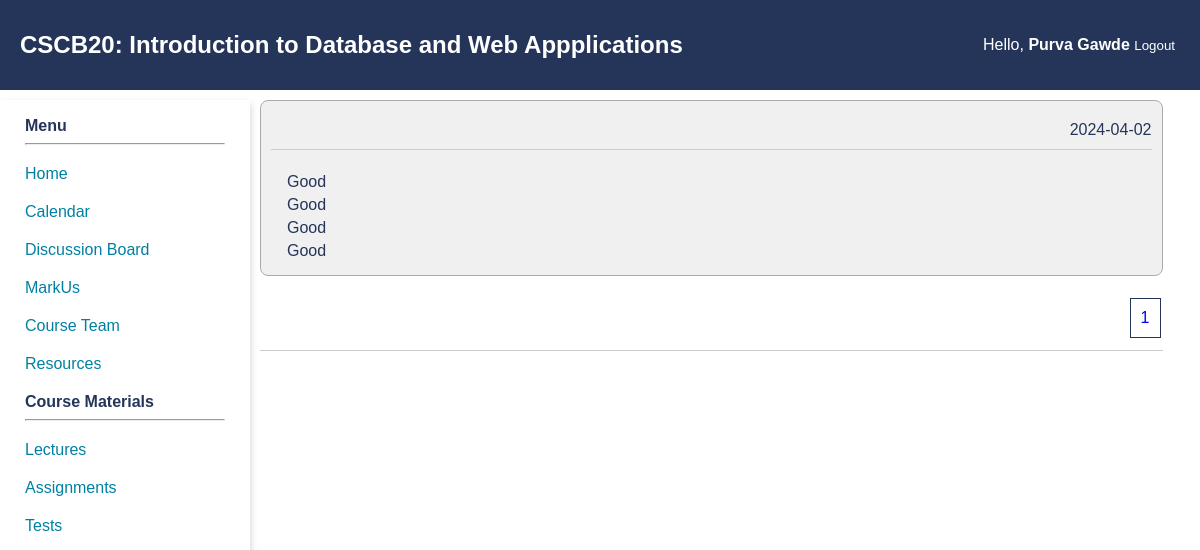
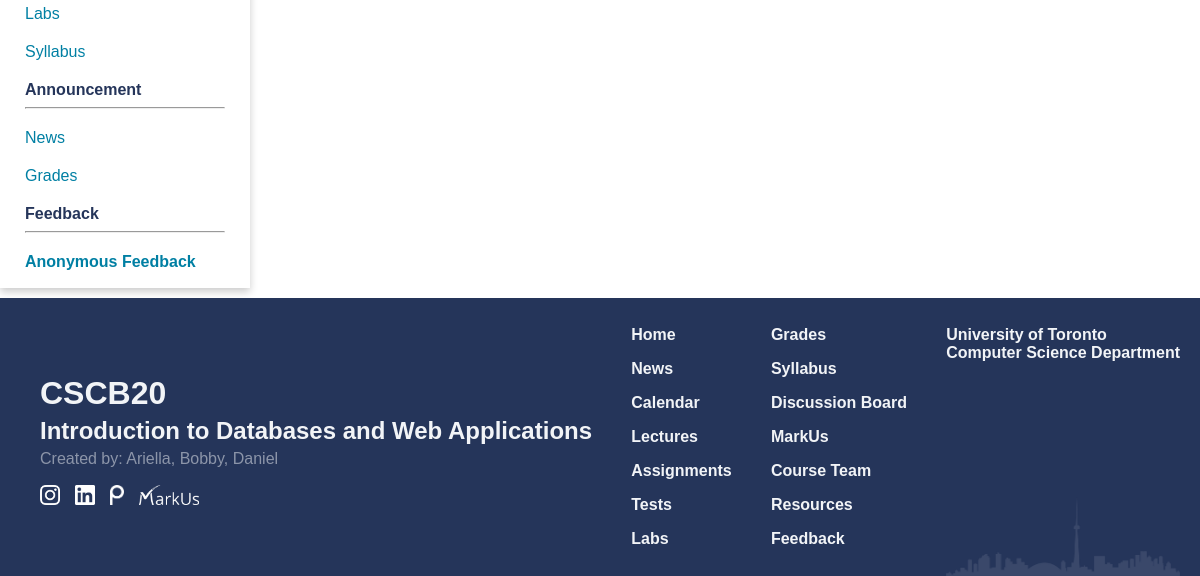
/feedback (signed in), run on an earlier commit of the app's database (2 pictures, top to bottom).
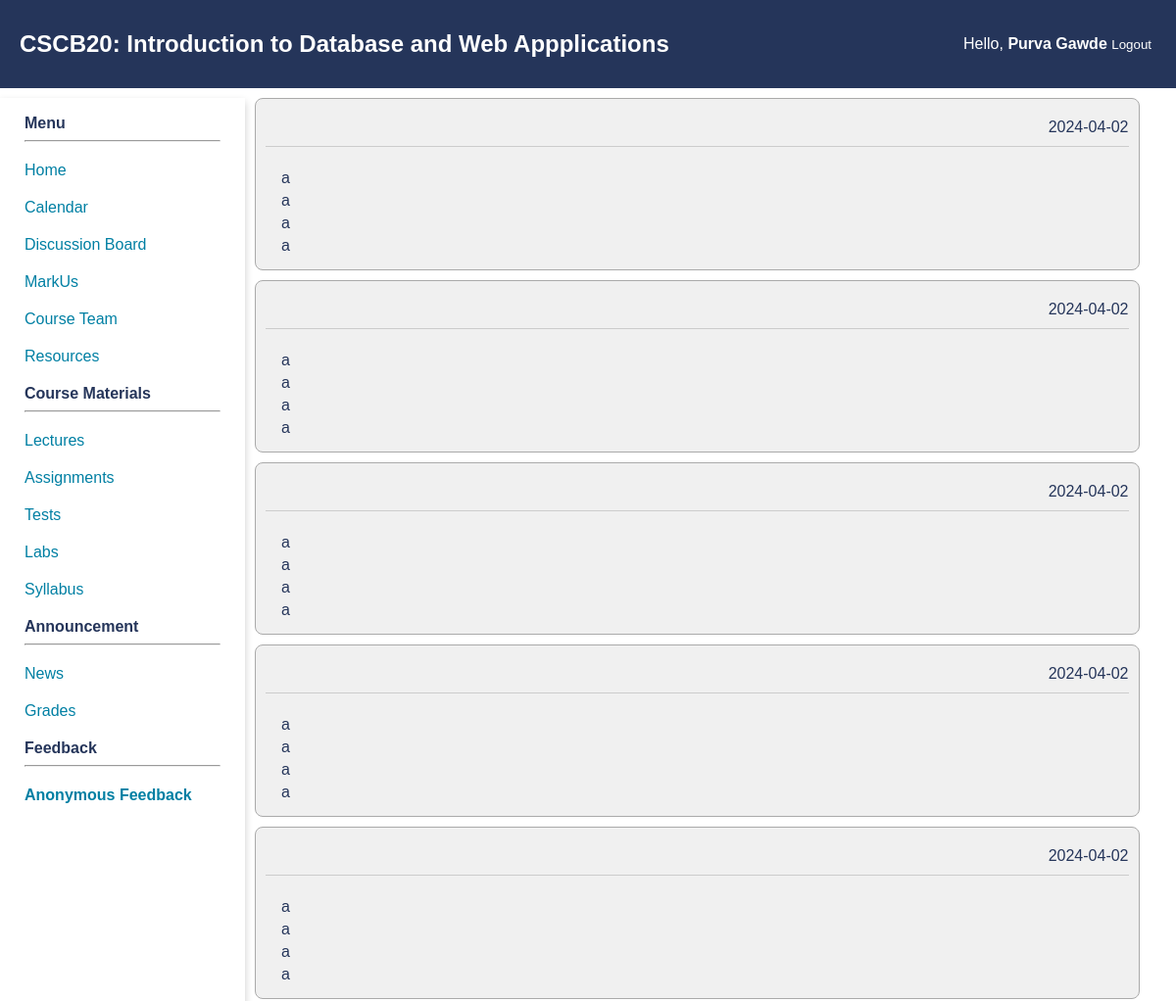
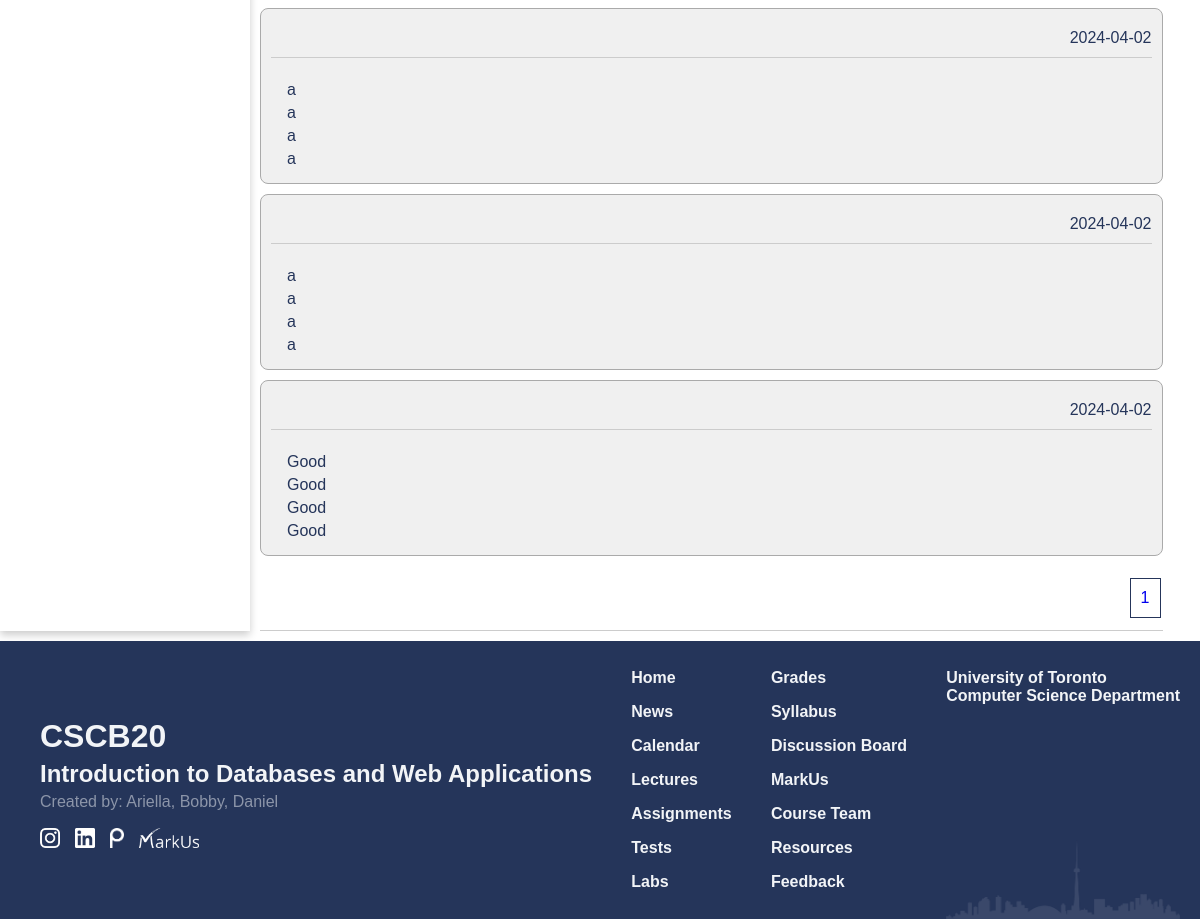
And on a later commit of the database (2 pictures, top to bottom).
### app.py (models this page shows)
class Feedback(db.Model):
    id = db.Column(db.Integer, primary_key = True)
    feedback1 = db.Column(db.Text)
    feedback2 = db.Column(db.Text)
    feedback3 = db.Column(db.Text)
    feedback4 = db.Column(db.Text)
    instructor_id = db.Column(db.Integer, db.ForeignKey('instructor.id'), nullable = False)
    date_created = db.Column(db.Date, default = datetime.utcnow)

### app.py (the view, shortened to what this page needs)
@app.route("/feedback", methods = ["GET", "POST"])
def feedback():
    if not isStudent(session) and not isInstructor(session):
        return redirect('/')
    if request.method == "GET":
        if isStudent(session):
            instructors = Instructor.query.all()
            return render_template("feedback.html", feedback = True, instructors = instructors)
        if isInstructor(session):
            lst_feedbacks = db.paginate(Feedback.query.order_by(Feedback.id.desc()).filter(Feedback.instructor_id == session["instructor_id"]))
            lst_pagination = lst_feedbacks.iter_pages()
            return render_template("feedback_view.html", feedback = True, lst_feedbacks = lst_feedbacks, lst_pagination = lst_pagination)

### app.py (called while the page is built)
def isInstructor(identity):
    if "auth" in identity and identity["auth"] == 'Instructor':
        return True
    return False

def isStudent(identity):
    if "auth" in identity and identity["auth"] == 'Student':
        return True
    return False

### templates/feedback_view.html (shortened to what this page needs)
{% extends 'home_template.html' %}
{% block extra_css %}
<link href="{{ url_for('static', filename='css/news.css') }}" rel="stylesheet" type="text/css">
{% endblock %}
{% block content %}
<main class="news">
    {% for feedbacks in lst_feedbacks %}
    <div class="box">
        <div class="title-flex">
            <div class="flex-1"></div>
            <div class="flex-2">
                {{ feedbacks.date_created }}
            </div>
        </div>
        <br>
        <div class="announcement">
            <p>
                {{ feedbacks.feedback1 }}
            </p>
            <p>
                {{ feedbacks.feedback2 }}
            </p>
            <p>
                {{ feedbacks.feedback3 }}
            </p>
            <p>
                {{ feedbacks.feedback4 }}
            </p>
        </div>
    </div>
    {% endfor %}
    <div class="title-flex">
        <div class="flex-1"></div>
        <div class="flex-2">
            <table>
                <tr>
                    {% for pagination in lst_pagination %}
                    {% if pagination != None %}
                    <td> <a href="/feedback?page={{ pagination }}&per_page=5">{{ pagination }}</a> </td>
                    {% else %}
                    <td> ... </td>
                    {% endif %}
                    {% endfor %}
                </tr>
            </table>
        </div>
    </div>
</main>
{% endblock %}

### templates/home_template.html (shortened to what this page needs)
<!DOCTYPE html>
<html lang="en">
<head>
  <link href="{{ url_for('static', filename='css/navbar.css') }}" rel="stylesheet" type="text/css">
  <link href="{{ url_for('static', filename='css/footer.css') }}" rel="stylesheet" type="text/css">
  <link href="{{ url_for('static', filename='css/index.css') }}" rel="stylesheet" type="text/css">
    {% block extra_css %}
    {% endblock %}
</head>
<body id="top">
  <header>
    <div class="header-flex">
      <div class="header-flex-1 title"><a href="/" class="title">CSCB20<span class="big-screen">: Introduction to Database and Web
          Appplications</span></a></div>
        <div class="header-flex-2">
          {% if "auth" in session %}
          <div>Hello, <b>{{ session["name"] }}</b></div>
          <small><div><a href="/logout" style="padding: 0;">Logout</a></div></small>
          {% else %}
          <a href="/login"> Login </a>
          {% endif %}
        </div>
    </div>
  </header>
  <div class="container">
    <nav class="nav-card">
      <div class="card">
        <div class="nav-container">
          <div class ="nav-subtitle">
            <b>Menu</b>
            <hr>
          </div>
          <ul class="nav-list">
            <li> <a href="/" >Home</a></li>
            {% if "auth" in session %}
            <li> <a href="/calendar" >Calendar</a></li>
              <li> <a href="https://piazza.com/class/lqy466htv8g5xb" target="_blank">Discussion Board </a></li>
            <li> <a href="https://markus2.utsc.utoronto.ca/courses/20" target="_blank">MarkUs </a></li>
            <li> <a href="/team" >Course Team </a></li>
          <li> <a href="/resources" >Resources</a></li>
          </ul>
            <div class ="nav-subtitle">
              <b>Course Materials</b>
              <hr>
            </div>
            <ul class ="nav-list">
            <li> <a href="/lectures" >Lectures </a></li>
            <li> <a href="/assignments" >Assignments </a></li>
            <li> <a href="/tests" > Tests </a></li>
            <li> <a href="/labs" >Labs </a></li>
            <li> <a href="{{ url_for('static', filename = 'pdf/mock.pdf' ) }}" target="_blank">Syllabus </a></li>
            </ul>
            <div class ="nav-subtitle">
              <b>Announcement</b>
              <hr>
            </div>
            <ul class="nav-list">
            <li> <a href="/news" >News </a></li>
            <li> <a href="/grades" >Grades </a></li>
              <div class ="nav-subtitle">
                <b>Feedback</b>
                <hr>
              </div>
              </ul>
              <ul class="nav-list">
              <li> <a {% if 'auth' in session and session['auth'] == 'Instructor' %}
                href="/feedback?page=1&per_page=5"
                {% else %}
                href="/feedback"
                {% endif %}
                {% if feedback %}
                style = "font-weight: bold;"
              {% endif %}>Anonymous Feedback </a></li>
            {% endif %}
          </ul>
        </div>
      </div>
    </nav>
    {% block content %}
    {% endblock %}
    <footer class="footer">
      <div class="footer-1">
        <div class="footer-heading" style="font-size: 2rem;">CSCB20</div>
        <div class="footer-heading" style="font-size: 1.5rem;">Introduction to Databases and Web Applications</div>
        <div style="font-weight: 500; opacity: 50%;">Created by:
          <a href="https://www.linkedin.com/in/ariellasiahaan/" target="_blank">Ariella,</a>
          <a href="https://www.linkedin.com/in/bobby-adi-salim/" target="_blank">Bobby,</a>
          <a href="https://www.linkedin.com/in/danielstevanus/" target="_blank">Daniel</a>
        </div>
        <div class="icons">
          <a href="https://www.instagram.com/utsccms/" target="_blank"><img src="{{ url_for('static', filename = 'images/Instagram_Glyph_White.png' ) }} "
              alt="I" style="height:20px"></a>
          <a href="https://www.linkedin.com/company/utsccms/" target="_blank"><img src="{{ url_for('static', filename = 'images/linkedin.png' ) }} " alt="M"
              style="height:20px"></a>
          <a href="https://piazza.com/class/lqy466htv8g5xb" target="_blank"><img src="{{ url_for('static', filename = 'images/piazza.png' ) }} " alt="P"
              style="height:20px"></a>
          <a href="https://markus2.utsc.utoronto.ca/courses/20/assignments" target="_blank"><img src="{{ url_for('static', filename = 'images/markus.png' ) }} "
              alt="M" style="height:20px"></a>
        </div>
      </div>
      <div class="footer-2 links">
        <div class="navigation">
          <div><a href="/">Home</a></div>
          <div><a href="/news">News</a></div>
          <div><a href="/calendar">Calendar</a></div>
          <div><a href="/lectures">Lectures</a></div>
          <div><a href="/assignments">Assignments</a></div>
          <div><a href="/tests">Tests</a></div>
          <div><a href="/labs">Labs</a></div>
        </div>
      </div>
      <div class="footer-3 links">
        <div class="navigation">
          <div><a href="/grades">Grades</a></div>
          <div><a href="{{ url_for('static', filename = 'pdf/mock.pdf' ) }}">Syllabus</a></div>
          <div><a href="https://piazza.com/class/lqy466htv8g5xb" target="_blank">Discussion Board</a></div>
          <div><a href="https://markus2.utsc.utoronto.ca/courses/20/assignments" target="_blank">MarkUs</a></div>
          <div><a href="/team">Course Team</a></div>
          <div><a href="/resources">Resources</a></div>
          <div><a href="/feedback">Feedback</a></div>
        </div>
      </div>
      <div class="footer-4">
        <nav class="navigation">
          <div><a href="https://web.cs.toronto.edu/about/our-department" target="_blank">University of Toronto <br>
              Computer Science Department</a></div>
        </nav>
      </div>
    </footer>
  </div>
</body>
</html>

### static/css/navbar.css (style rules this page uses)
:root { --primary_color: #25355A; --secondary_color: #007FA3; --phone_size: 600px; }
body { margin: 0; padding: 0; font-family: Arial, sans-serif; }
main { grid-area: content; padding: 20px; padding: 0px 10px 0px 10px; width: 95%; }
footer { grid-area: footer; background-color: #333; color: #fff; padding: 10px; }
header { position: sticky; top:0; left:0; grid-area: header; background-color: var(--primary_color); padding: 10px 10px 10px 20px; z-index: 10000; height: 70px; margin-bottom: 10px; }
header .title { font-size: 24px; font-weight: 600; color: #FFFFFF; text-decoration: none; }
.header-flex { display: flex; height: 100%; align-items: center; }
.header-flex-1 { flex-grow: 1; padding-right: 40px; }
.header-flex-2 { text-align: right; padding-right: 15px; }
.header-flex-2 a , .header-flex-2 div { color: white; text-decoration: none; background-image: linear-gradient( to right, #54b3d6 50%, white 50% ); background-size: 200% 100%; background-position: -100%; display: inline-block; padding: 5px 0; position: relative; background-clip: text; -webkit-background-clip: text; -webkit-text-fill-color: transparent; transition: all 0.3s ease-in-out; }
.header-flex-2 a:before { content: ''; background: white; display: block; position: absolute; bottom: -3px; left: 0; width: 0; height: 3px; transition: all 0.3s ease-in-out; }
@media (min-width: 800px) { .container { display: grid; grid-template-areas: "header header header" "menu content content" "footer footer footer"; grid-template-rows: auto 1fr auto; grid-template-columns: 250px auto; min-height: 100vh; } }
nav { width: 100%; grid-area: menu; }
nav .card { height: 100%; width: 100%; box-shadow: 0 4px 8px 0 rgba(0,0,0,0.2); transition: 0.3s; width: 100%; }
.nav-container { padding: 2px 25px; }
nav ul { list-style-type: none; padding: 0; margin: 0; }
nav li { margin-left: 0; margin-top: 10px; margin-bottom: 10px; }
.nav-list a { background-image: linear-gradient( to right, #54b3d6, #54b3d6 50%, #007FA3 50% ); background-size: 200% 100%; background-position: -100%; display: inline-block; padding: 5px 0; position: relative; background-clip: text; -webkit-background-clip: text; -webkit-text-fill-color: transparent; transition: all 0.3s ease-in-out; }
.nav-list a:before { content: ''; background: #54b3d6; display: block; position: absolute; bottom: -3px; left: 0; width: 0; height: 3px; transition: all 0.3s ease-in-out; }
.nav-subtitle { margin: 15px 0px 15px 0px }

### static/css/footer.css (style rules this page uses)
@media (min-width: 800px) { .footer { display: flex; justify-content: space-between; background-color: #25355A; color: #F2F4F7; padding: 20px 20px 0 20px; font-family: Arial, Helvetica, sans-serif; } }
@media (min-width: 800px) { .footer-4 { background-image: url("../images/toronto-b.png"); background-size: contain; background-repeat: no-repeat; background-position: center bottom; } }
@media (min-width: 800px) { .links { padding-left: 30px; padding-bottom: 20px; } }
@media (min-width: 800px) { .footer-1 { align-self: center; margin-left: 20px; } }
footer { margin-top: 10px; }
.footer-heading { font-weight: bold; margin: 5px 0; }
.footer a { color: #F2F4F7; text-decoration: none; }
.footer-3 { padding-right: 30px; }
.icons { margin: 15px 0; display: flex; }
.icons img { margin: 2px 15px 0 0; }
.navigation { display: flex; flex-direction: column; font-weight: bold; }
.navigation div { margin: 8px 0; }

### static/css/index.css (style rules this page uses)
:root { --primary_color: #25355A; --secondary_color: #007FA3; }
body { background-color: #FFFFFF; color: var(--primary_color); font-family: Geneva, Arial, Helvetica, sans-serif; }

### static/css/news.css (style rules this page uses)
.news .box { background-color: #f0f0f0; padding: 10px; border-radius: 8px; border-color: #aaaaaa; border-style: solid; border-width: thin; }
.news .announcement { margin: 1px; padding: 0px 0px 0px 10px; }
.news p { margin: 5px; }
.news .title-flex { display: flex; padding: 10px 0px 10px 10px; border-bottom: 1px solid #ccc; }
.news .flex-1 { flex:5; }
.news .flex-2 { right: 0; }
.box { margin-bottom: 10px; }
td { box-sizing: border-box; padding: 10px; margin: 5px; border: var(--primary_color) 1px solid ; }
td a { text-decoration: none; }

What changed in the data, as far as the page shows it:
added Feedback: date_created "2024-04-02", feedback1 "a", feedback2 "a", feedback3 "a", feedback4 "a"
added Feedback: date_created "2024-04-02", feedback1 "a", feedback2 "a", feedback3 "a", feedback4 "a"
added Feedback: date_created "2024-04-02", feedback1 "a", feedback2 "a", feedback3 "a", feedback4 "a"
added Feedback: date_created "2024-04-02", feedback1 "a", feedback2 "a", feedback3 "a", feedback4 "a"
added Feedback: date_created "2024-04-02", feedback1 "a", feedback2 "a", feedback3 "a", feedback4 "a"
added Feedback: date_created "2024-04-02", feedback1 "a", feedback2 "a", feedback3 "a", feedback4 "a"
added Feedback: date_created "2024-04-02", feedback1 "a", feedback2 "a", feedback3 "a", feedback4 "a"
